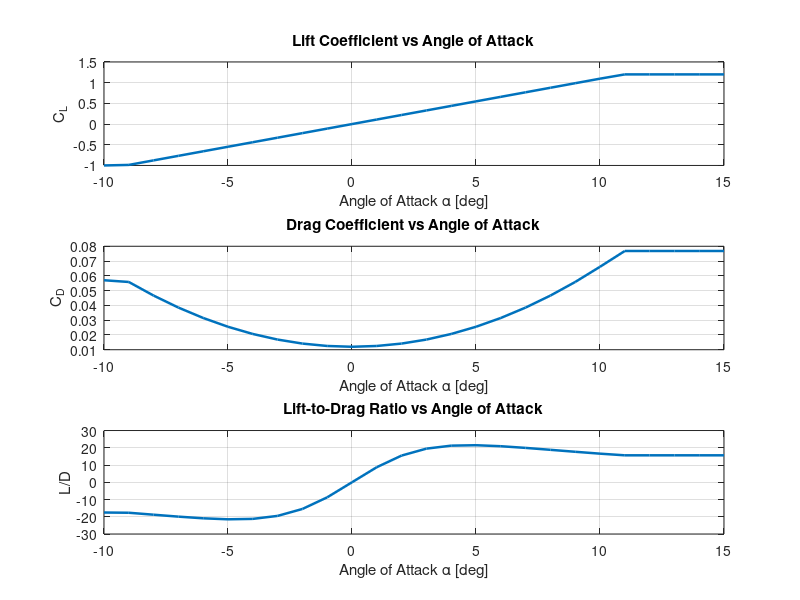

Write MATLAB code to recreate this figure. (Note: this script raises an error after producing the figure.)
clear;
clc;
close all;

%% Airfoil and Flight Parameters

airfoil_name = 'NACA 0012';

rho = 1.225;          % Air density at sea level [kg/m^3]
V = 30;               % Free-stream velocity [m/s]
S = 1.0;              % Reference wing area [m^2]

Cd0 = 0.012;          % Zero-lift drag coefficient
k = 0.045;            % Induced drag factor

alpha_deg = -10:1:15; % Angle of attack range [deg]
alpha_rad = deg2rad(alpha_deg);

%% Lift Coefficient Calculation
% Thin airfoil theory approximation:
% Cl = 2*pi*alpha

Cl = 2*pi*alpha_rad;

%% Simple Stall Limitation
% This is a simplified stall representation.
% Real airfoil stall behavior requires experimental or CFD/XFOIL data.

Cl_max = 1.2;
Cl_min = -1.0;

Cl(Cl > Cl_max) = Cl_max;
Cl(Cl < Cl_min) = Cl_min;

%% Drag Coefficient Calculation
% Parabolic drag polar:
% Cd = Cd0 + k*Cl^2

Cd = Cd0 + k*(Cl.^2);

%% Lift-to-Drag Ratio

LD_ratio = Cl ./ Cd;

%% Aerodynamic Forces

q_inf = 0.5 * rho * V^2;  % Dynamic pressure [Pa]

Lift = q_inf * S .* Cl;   % Lift force [N]
Drag = q_inf * S .* Cd;   % Drag force [N]

%% Key Results

[max_LD, max_LD_index] = max(LD_ratio);
best_alpha = alpha_deg(max_LD_index);

fprintf('NACA Airfoil Basic Aerodynamic Analysis\n');
fprintf('---------------------------------------\n');
fprintf('Airfoil name             : %s\n', airfoil_name);
fprintf('Free-stream velocity     : %.2f m/s\n', V);
fprintf('Maximum L/D ratio        : %.2f\n', max_LD);
fprintf('Best angle of attack     : %.2f deg\n', best_alpha);
fprintf('Maximum lift coefficient : %.2f\n', max(Cl));
fprintf('Minimum drag coefficient : %.4f\n', min(Cd));

%% Plot Results

figure;

subplot(3,1,1);
plot(alpha_deg, Cl, 'LineWidth', 1.8);
grid on;
xlabel('Angle of Attack \alpha [deg]');
ylabel('C_L');
title('Lift Coefficient vs Angle of Attack');

subplot(3,1,2);
plot(alpha_deg, Cd, 'LineWidth', 1.8);
grid on;
xlabel('Angle of Attack \alpha [deg]');
ylabel('C_D');
title('Drag Coefficient vs Angle of Attack');

subplot(3,1,3);
plot(alpha_deg, LD_ratio, 'LineWidth', 1.8);
grid on;
xlabel('Angle of Attack \alpha [deg]');
ylabel('L/D');
title('Lift-to-Drag Ratio vs Angle of Attack');

sgtitle('NACA 0012 Basic Aerodynamic Analysis');

%% Save Figure

script_path = mfilename('fullpath');
matlab_folder = fileparts(script_path);
project_folder = fileparts(matlab_folder);
results_folder = fullfile(project_folder, 'Results');

if ~exist(results_folder, 'dir')
    mkdir(results_folder);
end

saveas(gcf, fullfile(results_folder, 'naca0012_basic_aerodynamic_analysis.png'));

%% Save Results Table

results_table = table( ...
    alpha_deg', ...
    Cl', ...
    Cd', ...
    LD_ratio', ...
    Lift', ...
    Drag', ...
    'VariableNames', { ...
    'AngleOfAttack_deg', ...
    'LiftCoefficient_Cl', ...
    'DragCoefficient_Cd', ...
    'LiftToDragRatio', ...
    'Lift_N', ...
    'Drag_N'});

writetable(results_table, fullfile(results_folder, 'naca0012_basic_aerodynamic_results.csv'));

fprintf('Figure and results table saved successfully.\n');
